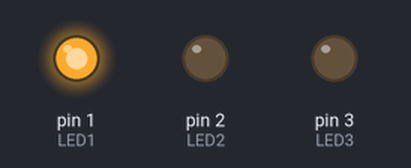
A sketch run on a simulated Arduino Uno, built with avr-gcc and run on an emulated ATmega328P. On the bench: output pins drawn as LEDs (lit = HIGH).

Above: at 0.2 s.
At 1.2 s:
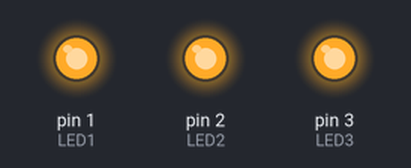
At 3.7 s:
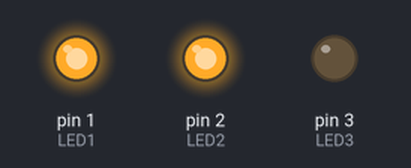
At 5.7 s:
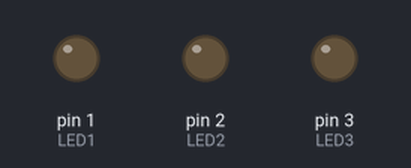
Timing chart, 0 to 6.9 s (numbered marks = the images above):
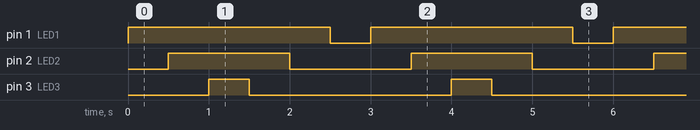

Measured:
- by itself, pin 1 (LED1): alternates HIGH for 2.5 s and LOW for 0.50 s
- by itself, pin 2 (LED2): alternates HIGH for 1.5 s and LOW for 1.5 s
- by itself, pin 3 (LED3): alternates HIGH for 0.50 s and LOW for 2.5 s

The sketch:

ACT3.ino
```cpp
int LED1=1;
int LED2=2;
int LED3=3;
void setup() {
  pinMode (LED1,OUTPUT);
  pinMode (LED2,OUTPUT);
  pinMode (LED3,OUTPUT);

}

  void loop() {
     digitalWrite(1,HIGH);
     delay(500);
     digitalWrite(2,HIGH);
     delay(500);
     digitalWrite(3,HIGH);
     delay(500);
     digitalWrite(3,LOW);
     delay(500);
     digitalWrite(2,LOW);
     delay(500);
     digitalWrite(1,LOW);
     delay(500);

    }
```
